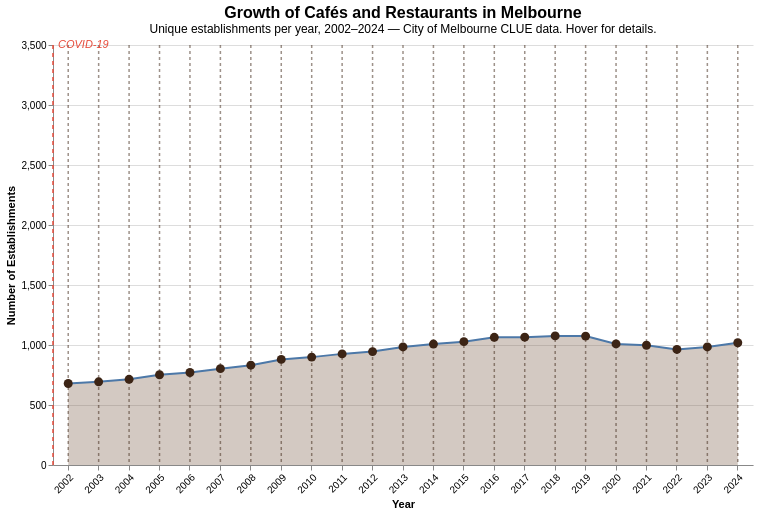

Vega-Lite specification stored for this chart:
### Vega-Lite specification from a JSON file in a GitHub repository (floating-point values rounded to 4 significant figures)
{"$schema": "https://vega.github.io/schema/vega-lite/v5.json", "title": {"text": "Growth of Cafés and Restaurants in Melbourne", "subtitle": "Unique establishments per year, 2002–2024 — City of Melbourne CLUE data. Hover for details.", "fontSize": 16, "subtitleFontSize": 12}, "width": 700, "height": 420, "data": {"values": [{"year": 2002, "count": 679}, {"year": 2003, "count": 693}, {"year": 2004, "count": 714}, {"year": 2005, "count": 752}, {"year": 2006, "count": 771}, {"year": 2007, "count": 803}, {"year": 2008, "count": 832}, {"year": 2009, "count": 880}, {"year": 2010, "count": 899}, {"year": 2011, "count": 926}, {"year": 2012, "count": 945}, {"year": 2013, "count": 984}, {"year": 2014, "count": 1008}, {"year": 2015, "count": 1028}, {"year": 2016, "count": 1064}, {"year": 2017, "count": 1065}, {"year": 2018, "count": 1076}, {"year": 2019, "count": 1074}, {"year": 2020, "count": 1009}, {"year": 2021, "count": 998}, {"year": 2022, "count": 963}, {"year": 2023, "count": 984}, {"year": 2024, "count": 1019}]}, "layer": [{"params": [{"name": "hover_year", "select": {"type": "point", "on": "mousemove", "nearest": true, "fields": ["year"], "clear": "mouseout"}}], "mark": {"type": "area", "line": true, "color": "#6F4E37", "opacity": 0.3}, "encoding": {"x": {"field": "year", "type": "ordinal", "title": "Year", "axis": {"labelAngle": -45}}, "y": {"field": "count", "type": "quantitative", "title": "Number of Establishments", "scale": {"zero": false}}, "tooltip": [{"field": "year", "type": "ordinal", "title": "Year"}, {"field": "count", "type": "quantitative", "title": "Establishments"}]}}, {"transform": [{"filter": {"param": "hover_year"}}], "mark": {"type": "rule", "color": "#3C2415", "opacity": 0.5, "strokeWidth": 1.5, "strokeDash": [3, 3]}, "encoding": {"x": {"field": "year", "type": "ordinal"}}}, {"transform": [{"filter": {"param": "hover_year"}}], "mark": {"type": "point", "color": "#3C2415", "size": 80, "filled": true, "opacity": 1}, "encoding": {"x": {"field": "year", "type": "ordinal"}, "y": {"field": "count", "type": "quantitative"}}}, {"data": {"values": [{"year": "2020", "label": "COVID-19 Impact"}]}, "mark": {"type": "rule", "strokeDash": [4, 4], "color": "#e74c3c", "strokeWidth": 1.5}, "encoding": {"x": {"field": "year", "type": "ordinal"}}}, {"data": {"values": [{"year": "2020", "count": 3500, "label": "COVID-19"}]}, "mark": {"type": "text", "align": "left", "dx": 5, "fontSize": 11, "color": "#e74c3c", "fontStyle": "italic"}, "encoding": {"x": {"field": "year", "type": "ordinal"}, "y": {"field": "count", "type": "quantitative"}, "text": {"field": "label", "type": "nominal"}}}], "config": {"view": {"stroke": null}}}
